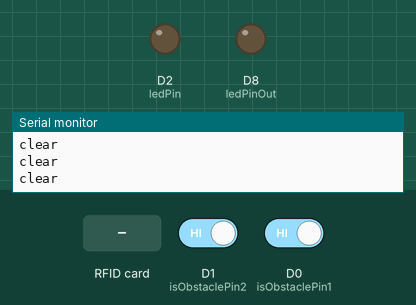
Simulated run of this sketch. Board: ESP8266 (NodeMCU). Parts: output pins drawn as LEDs (lit = HIGH), the last lines printed to the serial monitor. Inputs (shaded band) come from the test bench; at power-on: D1 (isObstaclePin2) HIGH, D0 (isObstaclePin1) HIGH. WiFi joins after 1.5 s; servers stay silent unless stated; uploads are accepted with an empty reply.

Above: at 2.7 s.
2.8 s: D1 (isObstaclePin2) driven LOW
At 3.8 s:
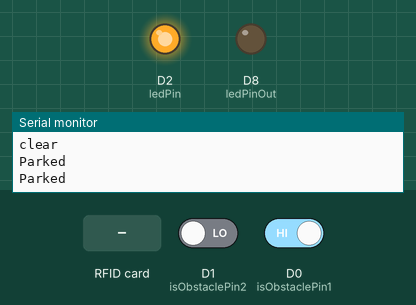
4.6 s: RFID card 30 07 67 57 held to the reader
6.1 s: RFID card AB B3 FA 0A held to the reader
7.7 s: D1 (isObstaclePin2) driven HIGH
At 10.1 s:
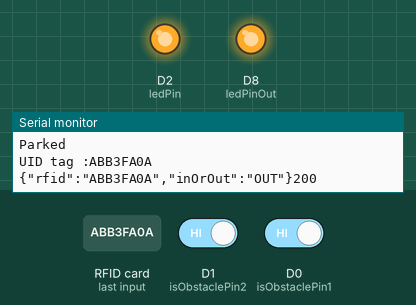
At 10.7 s:
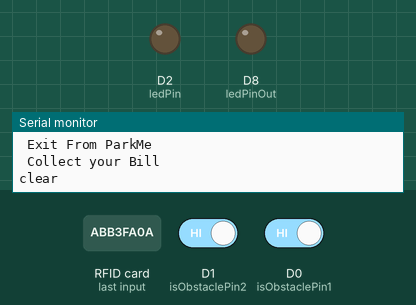
10.8 s: D0 (isObstaclePin1) driven LOW
At 12.1 s:
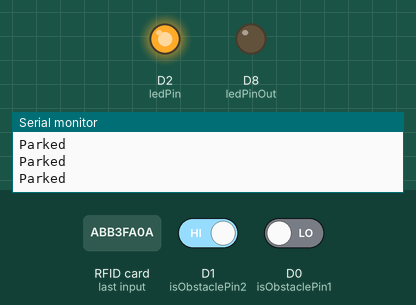
12.4 s: RFID card 5E 7A 19 C4 held to the reader
Timing chart, 0 to 15.0 s (numbered marks = the images above; inputs shaded):
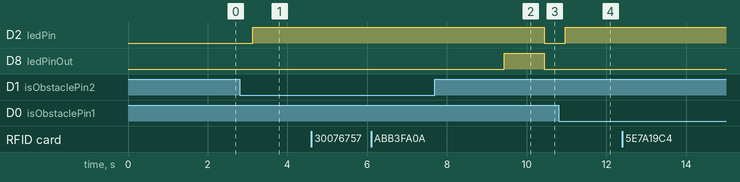

Measured:
- after the input at 2.8 s, D2 (ledPin): LOW → HIGH after 0.33 s
- after the input at 7.7 s, D2 (ledPin): HIGH → LOW after 2.7 s
- after the input at 10.8 s, D2 (ledPin): LOW → HIGH after 0.16 s

The sketch:

IR_Sensors.ino
```cpp
#include <SPI.h>
#include <MFRC522.h>
#include <ESP8266WiFi.h>
#include <ESP8266WebServer.h>
#include <ESP8266mDNS.h>
#include <ArduinoJson.h>
#include <ESP8266HTTPClient.h>
#include <FirebaseArduino.h>

#define SS_PIN D4
#define RST_PIN D3
#define FIREBASE_HOST " "
#define FIREBASE_AUTH " "

int ledPin = D2;
int isObstaclePin1 = D0;
int isObstaclePin2 = D1;
int isObstacle1 = HIGH;
int isObstacle2 = HIGH;
int ledPinOut = D8;

const char *wifiName = "D03CDialog1-7003";
const char *wifiPass = "30076757";
MFRC522 mfrc522(SS_PIN, RST_PIN);   // Create MFRC522 instance.
int statuss = 0;
int out = 0;
void setup()
{
  pinMode(ledPin, OUTPUT);
  pinMode(ledPinOut, OUTPUT);
  pinMode(isObstaclePin1, INPUT);
  pinMode(isObstaclePin2, INPUT);
  Serial.begin(9600);
  SPI.begin();      // Initiate  SPI bus
  mfrc522.PCD_Init();   // Initiate MFRC522

  WiFi.begin(wifiName, wifiPass); //Connect to WiFi
  while (WiFi.status() != WL_CONNECTED)
  {
    delay(500);
    Serial.print("#");
  }
  Serial.println("");
  Serial.println("WiFi connected");
  Serial.println("IP address: ");
  Serial.println(WiFi.localIP());
  Firebase.begin(FIREBASE_HOST, FIREBASE_AUTH);
}

void loop()
{
  isObstacle1 = digitalRead(isObstaclePin1);
  isObstacle2 = digitalRead(isObstaclePin2);
  if (isObstacle1 == LOW || isObstacle2 == LOW)
  {
    Serial.println("Parked");
    //exit(0);
    digitalWrite(ledPin, HIGH);

  }
  else
  {
    Serial.println("clear");
    digitalWrite(ledPin, LOW);
  }
  delay(200);

  String fireSlot1 = String(isObstacle1);
  String fireSlot2 = String(isObstacle2);


  Firebase.setString(" ", fireSlot1);
  Firebase.setString(" ", fireSlot2);

  String webPage;
  // Look for new cards
  if ( ! mfrc522.PICC_IsNewCardPresent())
  {
    return;
  }
  // Select one of the cards
  if ( ! mfrc522.PICC_ReadCardSerial())
  {
    return;
  }
  //Show UID on serial monitor
  Serial.println();
  Serial.print("UID tag :");
  String content = " ";
  byte letter;
  for (byte i = 0; i < mfrc522.uid.size; i++)
  {
    Serial.print(mfrc522.uid.uidByte[i] < 0x10 ? "0" : "");
    Serial.print(mfrc522.uid.uidByte[i], HEX);
    content.concat(String(mfrc522.uid.uidByte[i] < 0x10 ? "0" : ""));
    content.concat(String(mfrc522.uid.uidByte[i], HEX));
  }
  content.toUpperCase();
  Serial.println();
  if (content.substring(1) == ("ABB3FA0A")) //change UID of the card that you want to give access
  {
    String webPage;
    StaticJsonBuffer<750> jsonBuffer;
    JsonObject &root = jsonBuffer.createObject();
    root["rfid"] = content.substring(1);          //Put RFID tag value
    root["inOrOut"] = "OUT";                       //Put In and Out Values
    root.printTo(webPage);                        //Store JSON in String variable
    Serial.print(webPage);

    HTTPClient http;    //Declare object of class HTTPClient

    //Post Data
    String postData;
    postData = webPage;
    http.begin("http://...");                 //Specify request destination
    http.addHeader("Content-Type", "application/json");    //Specify content-type header
    int httpCode = http.POST(postData);   //Send the request
    String payload = http.getString();    //Get the response payload

    Serial.println(httpCode);   //Print HTTP return code
    Serial.println(payload);    //Print request response payload

    http.end();   //Close connection

    delay(3000);  //Post Data at every 3 seconds

    digitalWrite(ledPinOut, HIGH);
    delay(1000);
    digitalWrite(ledPinOut, LOW);
    Serial.println(" Exit From ParkMe ");
    Serial.println(" Collect your Bill ");
    Serial.println();
    statuss = 1;
  }
}
```
